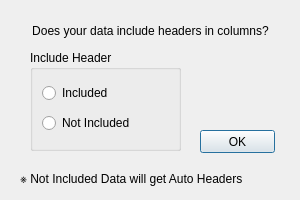
<?xml version="1.0" encoding="UTF-8"?>
<ui version="4.0">
 <class>Dialog</class>
 <widget class="QDialog" name="Dialog">
  <property name="geometry">
   <rect>
    <x>0</x>
    <y>0</y>
    <width>300</width>
    <height>200</height>
   </rect>
  </property>
  <property name="minimumSize">
   <size>
    <width>300</width>
    <height>200</height>
   </size>
  </property>
  <property name="maximumSize">
   <size>
    <width>300</width>
    <height>200</height>
   </size>
  </property>
  <property name="windowTitle">
   <string>Dialog</string>
  </property>
  <widget class="QLabel" name="label_2">
   <property name="geometry">
    <rect>
     <x>20</x>
     <y>170</y>
     <width>271</width>
     <height>16</height>
    </rect>
   </property>
   <property name="text">
    <string>※ Not Included Data will get Auto Headers</string>
   </property>
  </widget>
  <widget class="QGroupBox" name="groupBox">
   <property name="geometry">
    <rect>
     <x>30</x>
     <y>50</y>
     <width>151</width>
     <height>101</height>
    </rect>
   </property>
   <property name="title">
    <string>Include Header</string>
   </property>
   <layout class="QVBoxLayout" name="verticalLayout">
    <item>
     <widget class="QRadioButton" name="includedButton">
      <property name="text">
       <string>Included</string>
      </property>
     </widget>
    </item>
    <item>
     <widget class="QRadioButton" name="notIncludedButton">
      <property name="text">
       <string>Not Included</string>
      </property>
     </widget>
    </item>
   </layout>
  </widget>
  <widget class="QLabel" name="label">
   <property name="geometry">
    <rect>
     <x>10</x>
     <y>20</y>
     <width>281</width>
     <height>21</height>
    </rect>
   </property>
   <property name="text">
    <string>Does your data include headers in columns?</string>
   </property>
   <property name="alignment">
    <set>Qt::AlignCenter</set>
   </property>
  </widget>
  <widget class="QPushButton" name="okButton">
   <property name="geometry">
    <rect>
     <x>200</x>
     <y>130</y>
     <width>75</width>
     <height>23</height>
    </rect>
   </property>
   <property name="text">
    <string>OK</string>
   </property>
  </widget>
 </widget>
 <resources/>
 <connections/>
</ui>
